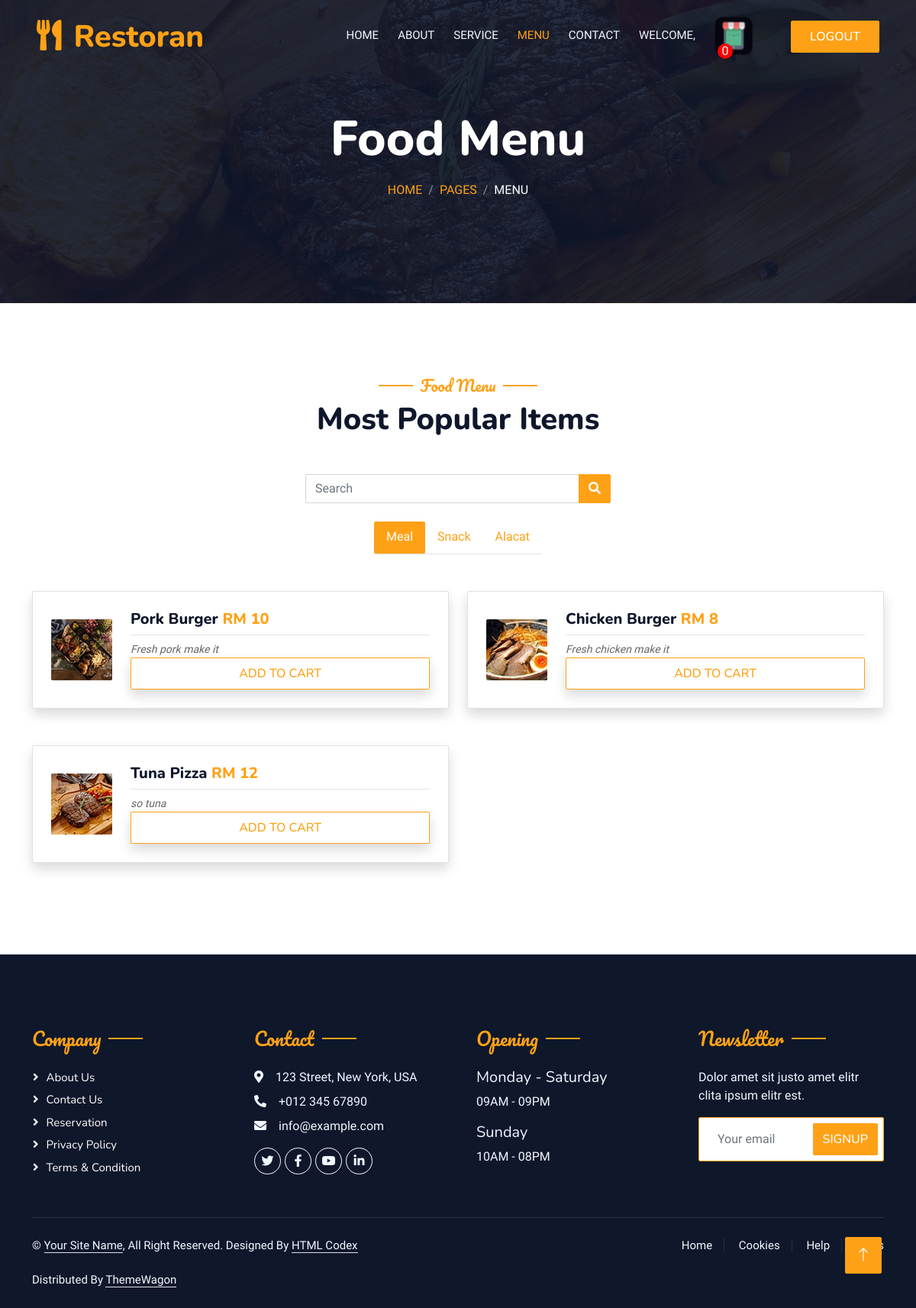
The page /log_menu.php on the database its author committed.
### tables this page shows
CREATE TABLE `category` (
  `cat_id` int(200) NOT NULL,
  `cat_name` varchar(200) NOT NULL,
  `cat_type` varchar(60) NOT NULL
);

CREATE TABLE `menu` (
  `food_id` int(11) NOT NULL,
  `food_img` varchar(255) NOT NULL,
  `food_name` varchar(100) NOT NULL,
  `food_price` varchar(30) NOT NULL,
  `food_type` varchar(50) NOT NULL,
  `food_description` varchar(200) NOT NULL,
  `food_delete` int(10) NOT NULL DEFAULT 0
);

### log_menu.php (the view, shortened to what this page needs)
<?php include ("connection_sql.php") ?>
<!DOCTYPE html>
<html lang="en">
<head>
    <link href="https://cdnjs.cloudflare.com/ajax/libs/font-awesome/5.10.0/css/all.min.css" rel="stylesheet">
    <link href="https://cdn.jsdelivr.net/npm/bootstrap-icons@1.4.1/font/bootstrap-icons.css" rel="stylesheet">
    <link href="lib/animate/animate.min.css" rel="stylesheet">
    <link href="lib/owlcarousel/assets/owl.carousel.min.css" rel="stylesheet">
    <link href="lib/tempusdominus/css/tempusdominus-bootstrap-4.min.css" rel="stylesheet" />
    <link href="css/bootstrap.min.css" rel="stylesheet">
    <link href="css/style.css" rel="stylesheet">
    <link href="css/test.css" rel="stylesheet">
    <link href="css/popup.css" rel="stylesheet">
</head>
<?php
    $uid = isset($_GET['userID']) ? $_GET['userID'] : null;
    $sql = "SELECT COUNT(*) AS totalRows FROM cart WHERE cart.user_id = '$uid'";
    $result = mysqli_query($connect, $sql);
    if ($result)
    {
        $row = mysqli_fetch_assoc($result);
        $totalRows = $row['totalRows'];
    }
    $user = "SELECT * FROM users WHERE id = '$uid'";
    $user_result = mysqli_query($connect, $user);
    $row_user = mysqli_fetch_assoc($user_result);
?>
<body class="all">
    <div class="container-xxl bg-white p-0">
        <div class="container-xxl position-relative p-0">
            <nav class="navbar navbar-expand-lg navbar-dark bg-dark px-4 px-lg-5 py-3 py-lg-0">
                <a href="" class="navbar-brand p-0">
                    <h1 class="text-primary m-0"><i class="fa fa-utensils me-3"></i>Restoran</h1>
                </a>
                <div class="collapse navbar-collapse" id="navbarCollapse">
                    <div class="navbar-nav ms-auto py-0 pe-4">
                        <a href="log_index.php?userID=<?php echo $uid; ?>" class="nav-item nav-link">Home</a>
                        <a href="log_about.php?userID=<?php echo $uid; ?>" class="nav-item nav-link">About</a>
                        <a href="log_service.php?userID=<?php echo $uid; ?>" class="nav-item nav-link">Service</a>
                        <a href="log_menu.php?userID=<?php echo $uid; ?>" class="nav-item nav-link active">Menu</a>
                        <a href="log_contact.php?userID=<?php echo $uid; ?>" class="nav-item nav-link">Contact</a>
                        <a href="login/p_profile.php?userID=<?php echo $uid?>" class="nav-item nav-link ">WELCOME, <?php echo $row_user["name"]; ?></a>
                        <img class="carticon btn py-2 px-4" src="img/cart-icon h.png" alt=""><span
                            style="position: fixed; display: flex; width: 20px;  height: 20px; background-color: red; justify-content: center; align-items: center; color: white;border-radius: 50%; position: absolute; top: 60%; right: 240px; "><?php echo $totalRows ?></span>
                    </div>
                    <a href="index.html" class="btn btn-primary py-2 px-4"style="--bs-btn-padding-y: .25rem; --bs-btn-padding-x: .5rem; --bs-btn-font-size: .75rem;" id="checkoutBtn">LogOut</a>
                </div>
            </nav>
            <div class="container-xxl py-5 bg-dark hero-header mb-5">
                <div class="container text-center my-5 pt-5 pb-4">
                    <h1 class="display-3 text-white mb-3 animated slideInDown">Food Menu</h1>
                    <nav aria-label="breadcrumb">
                        <ol class="breadcrumb justify-content-center text-uppercase">
                            <li class="breadcrumb-item"><a href="#">Home</a></li>
                            <li class="breadcrumb-item"><a href="#">Pages</a></li>
                            <li class="breadcrumb-item text-white active" aria-current="page">Menu</li>
                        </ol>
                    </nav>
                </div>
            </div>
        </div>
        <div class="container-xxl py-5">
            <div class="container">
                <div class="text-center wow fadeInUp" data-wow-delay="0.1s">
                    <h5 class="section-title ff-secondary text-center text-primary fw-normal">Food Menu</h5>
                    <h1 class="mb-5">Most Popular Items</h1>
                </div>
                <form class="d-flex justify-content-center" style="max-width: 400px; margin: 0 auto;" method="post" action="log_search_food.php?userID=<?php echo $uid; ?>" >
                    <div class="input-group rounded">
                        <input type="search" class="form-control rounded" name="search_query" placeholder="Search" aria-label="Search" aria-describedby="search-addon" />
                        <button class="btn btn-primary" type="submit">
                            <i class="fas fa-search"></i>
                        </button>
                    </div>
                </form>
                <br>
                <div class="tab-class text-center wow fadeInUp" data-wow-delay="0.1s">
                    <?php
                        $sql = "SELECT * FROM category";
                        $result = mysqli_query($connect, $sql);
                        $resultcheck = mysqli_num_rows($result);
                        if ($resultcheck > 0) {
                    ?>
                        <ul class="nav nav-pills d-inline-flex justify-content-center border-bottom mb-5" id="myTabs">
                            <?php
                                while ($row = mysqli_fetch_assoc($result)) {
                            ?>
                                <li class="nav-item">
                                    <a class="nav-link" data-toggle="pill" href="#tab-<?php echo $row['cat_type'] ?>">
                                        <?php echo $row['cat_name'] ?>
                                    </a>
                                </li>
                            <?php
                                }
                            ?>
                        </ul>
                        <div class="tab-content">
                            <?php
                                mysqli_data_seek($result, 0);
                                while ($row = mysqli_fetch_assoc($result)) {
                            ?>
                                <div class="tab-pane fade" id="tab-<?php echo $row['cat_type'] ?>">
                                    <div class="row g-4">
                                        <?php
                                            $menuSql = ($row['cat_type'] == 'all') ? "SELECT * FROM menu" : "SELECT * FROM menu WHERE food_type = '{$row['cat_type']}'";
                                            $menuResult = mysqli_query($connect, $menuSql);
                                            while ($menuItem = mysqli_fetch_assoc($menuResult)) {
                                        ?>
                                            <div class="col-lg-6 mb-4">
                                                <div class="d-flex align-items-center p-4 border rounded shadow">
                                                    <img class="flex-shrink-0 img-fluid rounded" style="width: 80px;" src="./img/<?php echo $menuItem['food_img']; ?>">
                                                    <div class="w-100 d-flex flex-column text-start ps-4">
                                                        <h5 class="d-flex justify-content-between border-bottom pb-2">
                                                            <form action="" method="post">
                                                                <span><?php echo $menuItem['food_name']; ?></span>
                                                                <span class="text-primary">RM <?php echo $menuItem['food_price'] ?></span>
                                                            </h5>
                                                            <small class="fst-italic"><?php echo $menuItem['food_description']; ?></small>
                                                            <button type="button" class="btn btn-outline-primary shadow py-2 px-4" name="atc" onclick="pop(<?php echo $menuItem['food_id']; ?>)">Add to cart</button>
                                                    </div>
                                                </div>
                                            </div>
                                        <?php
                                            }
                                        ?>
                                    </div>
                                </div>
                            <?php
                                }
                            ?>
                        </div>
                    <?php
                        }
                    ?>
                </div>
            </div>
        </div>
        <div class="container-fluid bg-dark text-light footer pt-5 mt-5 wow fadeIn" data-wow-delay="0.1s">
            <div class="container py-5">
                <div class="row g-5">
                    <div class="col-lg-3 col-md-6">
                        <h4 class="section-title ff-secondary text-start text-primary fw-normal mb-4">Company</h4>
                        <a class="btn btn-link" href="">About Us</a>
                        <a class="btn btn-link" href="">Contact Us</a>
                        <a class="btn btn-link" href="">Reservation</a>
                        <a class="btn btn-link" href="">Privacy Policy</a>
                        <a class="btn btn-link" href="">Terms & Condition</a>
                    </div>
                    <div class="col-lg-3 col-md-6">
                        <h4 class="section-title ff-secondary text-start text-primary fw-normal mb-4">Contact</h4>
                        <p class="mb-2"><i class="fa fa-map-marker-alt me-3"></i>123 Street, New York, USA</p>
                        <p class="mb-2"><i class="fa fa-phone-alt me-3"></i>+012 345 67890</p>
                        <p class="mb-2"><i class="fa fa-envelope me-3"></i>info@example.com</p>
                        <div class="d-flex pt-2">
                            <a class="btn btn-outline-light btn-social" href=""><i class="fab fa-twitter"></i></a>
                            <a class="btn btn-outline-light btn-social" href=""><i class="fab fa-facebook-f"></i></a>
                            <a class="btn btn-outline-light btn-social" href=""><i class="fab fa-youtube"></i></a>
                            <a class="btn btn-outline-light btn-social" href=""><i class="fab fa-linkedin-in"></i></a>
                        </div>
                    </div>
                    <div class="col-lg-3 col-md-6">
                        <h4 class="section-title ff-secondary text-start text-primary fw-normal mb-4">Opening</h4>
                        <h5 class="text-light fw-normal">Monday - Saturday</h5>
                        <p>09AM - 09PM</p>
                        <h5 class="text-light fw-normal">Sunday</h5>
                        <p>10AM - 08PM</p>
                    </div>
                    <div class="col-lg-3 col-md-6">
                        <h4 class="section-title ff-secondary text-start text-primary fw-normal mb-4">Newsletter</h4>
                        <p>Dolor amet sit justo amet elitr clita ipsum elitr est.</p>
                        <div class="position-relative mx-auto" style="max-width: 400px;">
                            <input class="form-control border-primary w-100 py-3 ps-4 pe-5" type="text"
                                placeholder="Your email">
                            <button type="button"
                                class="btn btn-primary py-2 position-absolute top-0 end-0 mt-2 me-2">SignUp</button>
                        </div>
                    </div>
                </div>
            </div>
            <div class="container">
                <div class="copyright">
                    <div class="row">
                        <div class="col-md-6 text-center text-md-start mb-3 mb-md-0">
                            &copy; <a class="border-bottom" href="#">Your Site Name</a>, All Right Reserved.
                            Designed By <a class="border-bottom" href="https://htmlcodex.com">HTML Codex</a><br><br>
                            Distributed By <a class="border-bottom" href="https://themewagon.com"
                                target="_blank">ThemeWagon</a>
                        </div>
                        <div class="col-md-6 text-center text-md-end">
                            <div class="footer-menu">
                                <a href="">Home</a>
                                <a href="">Cookies</a>
                                <a href="">Help</a>
                                <a href="">FQAs</a>
                            </div>
                        </div>
                    </div>
                </div>
            </div>
        </div>
        <a href="#" class="btn btn-lg btn-primary btn-lg-square back-to-top"><i class="bi bi-arrow-up"></i></a>
    </div>
</body>
</html>

### css/style.css (style rules this page uses)
:root { --primary: #FEA116; --light: #F1F8FF; --dark: #0F172B; }
.ff-secondary { font-family: 'Pacifico', cursive; }
.back-to-top { position: fixed; display: none; right: 45px; bottom: 45px; z-index: 99; }
.btn { font-family: 'Nunito', sans-serif; font-weight: 500; text-transform: uppercase; transition: .5s; }
.btn.btn-primary, .btn.btn-secondary { color: #FFFFFF; }
.btn-lg-square { width: 48px; height: 48px; }
.btn-square, .btn-sm-square, .btn-lg-square { padding: 0; display: flex; align-items: center; justify-content: center; font-weight: normal; border-radius: 2px; }
.navbar-dark .navbar-nav .nav-link { position: relative; margin-left: 25px; padding: 35px 0; font-size: 15px; color: var(--light) !important; text-transform: uppercase; font-weight: 500; outline: none; transition: .5s; }
.navbar-dark .navbar-nav .nav-link:hover, .navbar-dark .navbar-nav .nav-link.active { color: var(--primary) !important; }
@media (min-width: 992px) { .navbar-dark { position: absolute; width: 100%; top: 0; left: 0; z-index: 999; background: transparent !important; } }
.hero-header { background: linear-gradient(rgba(15, 23, 43, .9), rgba(15, 23, 43, .9)), url(../img/bg-hero.jpg); background-position: center center; background-repeat: no-repeat; background-size: cover; }
.breadcrumb-item + .breadcrumb-item::before { color: rgba(255, 255, 255, .5); }
.section-title { position: relative; display: inline-block; }
.section-title::before { position: absolute; content: ""; width: 45px; height: 2px; top: 50%; left: -55px; margin-top: -1px; background: var(--primary); }
.section-title::after { position: absolute; content: ""; width: 45px; height: 2px; top: 50%; right: -55px; margin-top: -1px; background: var(--primary); }
.section-title.text-start::before, .section-title.text-end::after { display: none; }
.nav-pills .nav-item .active { border-bottom: 2px solid var(--primary); }
.footer .btn.btn-social { margin-right: 5px; width: 35px; height: 35px; display: flex; align-items: center; justify-content: center; color: var(--light); border: 1px solid #FFFFFF; border-radius: 35px; transition: .3s; }
.footer .btn.btn-link { display: block; margin-bottom: 5px; padding: 0; text-align: left; color: #FFFFFF; font-size: 15px; font-weight: normal; text-transform: capitalize; transition: .3s; }
.footer .btn.btn-link::before { position: relative; content: "\f105"; font-family: "Font Awesome 5 Free"; font-weight: 900; margin-right: 10px; }
.footer .copyright { padding: 25px 0; font-size: 15px; border-top: 1px solid rgba(256, 256, 256, .1); }
.footer .copyright a { color: var(--light); }
.footer .footer-menu a { margin-right: 15px; padding-right: 15px; border-right: 1px solid rgba(255, 255, 255, .1); }
.footer .footer-menu a:last-child { margin-right: 0; padding-right: 0; border-right: none; }

### rows shown on the page
category: cat_name "Meal"
category: cat_name "Snack"
category: cat_name "Alacat"
menu: food_img (picture), food_name "Pork Burger", food_price "10", food_description "Fresh pork make it"
menu: food_img (picture), food_name "Chicken Burger", food_price "8", food_description "Fresh chicken make it"
menu: shows a picture, food_name "Tuna Pizza", food_price "12", food_description "so tuna"

### other values the page prints
$totalRows "0"
